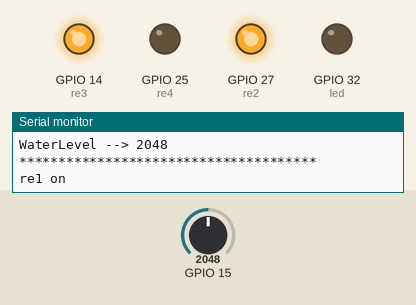
The sketch below on a simulated ESP32. Shown: output pins drawn as LEDs (lit = HIGH), the last lines printed to the serial monitor. The inputs (shaded band) are chosen by the test bench; at power-on: GPIO 15 = 2048. WiFi joins after 1.5 s; servers stay silent unless stated.

Above: at 2.2 s.
2.3 s: GPIO 15 set to 106
4.2 s: GPIO 15 set to 93
At 6.0 s:
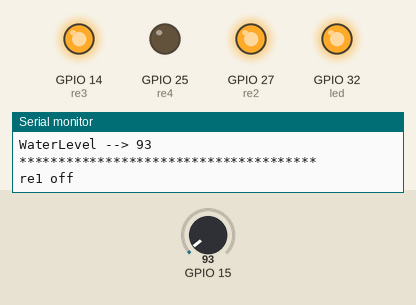
6.5 s: GPIO 15 set to 491
At 7.8 s:
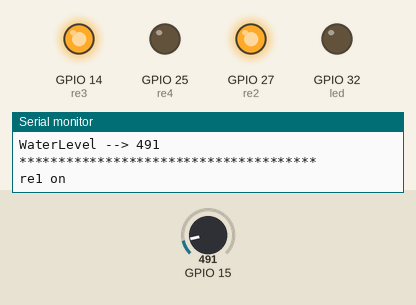
8.5 s: GPIO 15 set to 60
At 9.6 s:
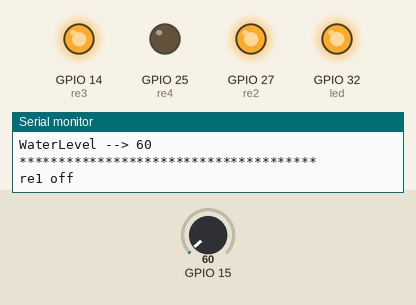
Timing chart, 0 to 11.5 s (numbered marks = the images above; inputs shaded):
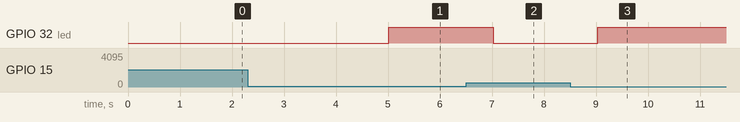

The sketch:

WaterSensor.ino
```cpp
#if defined(ESP32)
#include <WiFi.h>
#include <FirebaseESP32.h>
#elif defined(ESP8266)
#include <ESP8266WiFi.h>
#include <FirebaseESP8266.h>
#endif

#include <addons/TokenHelper.h>
#include <addons/RTDBHelper.h>

#include "DHT.h"
//*****************************************************************************************//
#define WIFI_SSID "AsefaIoT"
#define WIFI_PASSWORD "Asf026867766"

#define API_KAY "SfentqzDhmvn6CSXNISeLoalFMXXQTJJg46Y17fU"

#define DATABASE_URL "https://test-esp32-14072-default-rtdb.firebaseio.com/"

/////////////////////////////////////////////////////////////

IPAddress local_IP(172, 16, 110, 129);
// Set your Gateway IP address
IPAddress gateway(172, 16, 110, 254);
IPAddress subnet(255, 255, 255, 0);
IPAddress primaryDNS(8, 8, 8, 8);

/////////////////////////////////////////////////////////////

FirebaseData fbdo;
FirebaseAuth auth;
FirebaseConfig config;
//***********************************************************************************************

#define waterSensor A13
#define led 32

#define waterXKC 32
#define re4 25
// #define re1 32
#define re2 27
#define re3 14

#define DHTPIN 0
#define DHTTYPE DHT22
DHT dht(DHTPIN, DHTTYPE);


int sensorValue = 0;
bool re1state, re2state;

void setup() {
  // Serial.begin(115200);
  // delay(1000);
  // ////// Configures static IP address//////////////////////////////
  // if (!WiFi.config(local_IP, gateway, subnet, primaryDNS)) {
  //   Serial.println("STA Failed to configure");
  // }
  // /////////////////////////////////////////////////////////////////

  // WiFi.begin(WIFI_SSID, WIFI_PASSWORD);
  // Serial.print("Connecting to Wi-Fi ;p");
  // while (WiFi.status() != WL_CONNECTED) {
  //   Serial.print(".");
  //   delay(300);
  // }
  // //print localIP
  // Serial.println();
  // Serial.print("Connected with IP: ");
  // Serial.println(WiFi.localIP());
  // // Serial.println();

  // // Print ESP MAC Address
  // Serial.print("MAC address: ");
  // Serial.println(WiFi.macAddress());

  Serial.printf("FireBase Client v%s\n\n", FIREBASE_CLIENT_VERSION);

  config.api_key = API_KAY;
  config.database_url = DATABASE_URL;

  Firebase.begin(DATABASE_URL, API_KAY);
  Firebase.setDoubleDigits(5);

  pinMode(led, OUTPUT);
  pinMode(re4, OUTPUT);
  // pinMode(re1, OUTPUT);
  pinMode(re2, OUTPUT);
  pinMode(re3, OUTPUT);
  // digitalWrite(re1, 1);
  digitalWrite(re2, 1);
  digitalWrite(re3, 1);

  delay(1000);
  // pinMode(waterSensor, INPUT);
  Serial.begin(115200);
  // Serial.println(F("DHTxx test!"));
  dht.begin();
}
void WaterSensor() {
  sensorValue = analogRead(A13);
  // float waterLevel = map(sensorValue, 0, 3100, 0, 100);
  Serial.println("**************************************");
  Serial.printf("WaterLevel --> ");
  Serial.println(sensorValue);
  // Serial.println("%");
  Serial.println("**************************************");

  if (sensorValue > 100) {
    digitalWrite(led, LOW);
    Serial.println("re1 on");
    re1state = true;
  } else {
    digitalWrite(led, HIGH);
    Serial.println("re1 off");
    re1state = false;
  }
}

void loop() {
  WaterSensor();
  // val = analogRead(waterSensor);
  // Serial.printf("WaterSensor --> ");
  // Serial.println(val);
  // if (val > 1000) {
  //   digitalWrite(led, LOW);
  // } else {
  //   digitalWrite(led, HIGH);
  // }
  delay(1000);
}
```

Measured:
- the behaviour switches between 101 and 100 on GPIO 15 (found by bisection; images 0 and 1)
- after the input at 4.2 s, GPIO 32 (led): LOW → HIGH after 0.82 s
- after the input at 6.5 s, GPIO 32 (led): HIGH → LOW after 0.53 s
- after the input at 8.5 s, GPIO 32 (led): LOW → HIGH after 0.53 s
